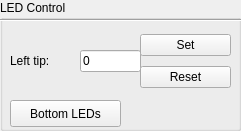
       <widget class="QGroupBox" name="groupBox_14">
        <property name="geometry">
         <rect>
          <x>800</x>
          <y>240</y>
          <width>241</width>
          <height>131</height>
         </rect>
        </property>
        <property name="title">
         <string>LED Control</string>
        </property>
        <widget class="Line" name="line_19">
         <property name="geometry">
          <rect>
           <x>0</x>
           <y>10</y>
           <width>261</width>
           <height>20</height>
          </rect>
         </property>
         <property name="orientation">
          <enum>Qt::Horizontal</enum>
         </property>
        </widget>
        <widget class="QWidget" name="verticalLayoutWidget_28">
         <property name="geometry">
          <rect>
           <x>10</x>
           <y>30</y>
           <width>71</width>
           <height>61</height>
          </rect>
         </property>
         <layout class="QVBoxLayout" name="verticalLayout_43">
          <item>
           <widget class="QLabel" name="label_30">
            <property name="text">
             <string>Left tip:</string>
            </property>
           </widget>
          </item>
         </layout>
        </widget>
        <widget class="QWidget" name="verticalLayoutWidget_29">
         <property name="geometry">
          <rect>
           <x>80</x>
           <y>30</y>
           <width>61</width>
           <height>62</height>
          </rect>
         </property>
         <layout class="QVBoxLayout" name="verticalLayout_44">
          <item>
           <widget class="QLineEdit" name="LEDnumber">
            <property name="text">
             <string>0</string>
            </property>
           </widget>
          </item>
         </layout>
        </widget>
        <widget class="QWidget" name="verticalLayoutWidget_30">
         <property name="geometry">
          <rect>
           <x>140</x>
           <y>30</y>
           <width>91</width>
           <height>62</height>
          </rect>
         </property>
         <layout class="QVBoxLayout" name="verticalLayout_45">
          <item>
           <widget class="QPushButton" name="setLEDButton">
            <property name="text">
             <string>Set</string>
            </property>
           </widget>
          </item>
          <item>
           <widget class="QPushButton" name="resetLEDButton">
            <property name="text">
             <string>Reset</string>
            </property>
           </widget>
          </item>
         </layout>
        </widget>
        <widget class="QPushButton" name="bottomLEDButton">
         <property name="geometry">
          <rect>
           <x>10</x>
           <y>100</y>
           <width>111</width>
           <height>27</height>
          </rect>
         </property>
         <property name="text">
          <string>Bottom LEDs</string>
         </property>
        </widget>
       </widget>
